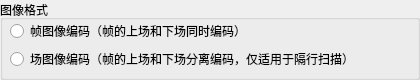
         <widget class="QGroupBox" name="groupBox_2">
          <property name="sizePolicy">
           <sizepolicy hsizetype="Preferred" vsizetype="Fixed">
            <horstretch>0</horstretch>
            <verstretch>0</verstretch>
           </sizepolicy>
          </property>
          <property name="minimumSize">
           <size>
            <width>0</width>
            <height>80</height>
           </size>
          </property>
          <property name="title">
           <string>图像格式</string>
          </property>
          <widget class="QWidget" name="">
           <property name="geometry">
            <rect>
             <x>10</x>
             <y>20</y>
             <width>401</width>
             <height>50</height>
            </rect>
           </property>
           <layout class="QVBoxLayout" name="verticalLayout_10">
            <item>
             <widget class="QRadioButton" name="radioButton_11">
              <property name="text">
               <string>帧图像编码（帧的上场和下场同时编码）</string>
              </property>
              <attribute name="buttonGroup">
               <string notr="true">buttonGroup_2</string>
              </attribute>
             </widget>
            </item>
            <item>
             <widget class="QRadioButton" name="radioButton_12">
              <property name="text">
               <string>场图像编码（帧的上场和下场分离编码，仅适用于隔行扫描）</string>
              </property>
              <attribute name="buttonGroup">
               <string notr="true">buttonGroup_2</string>
              </attribute>
             </widget>
            </item>
           </layout>
          </widget>
         </widget>
